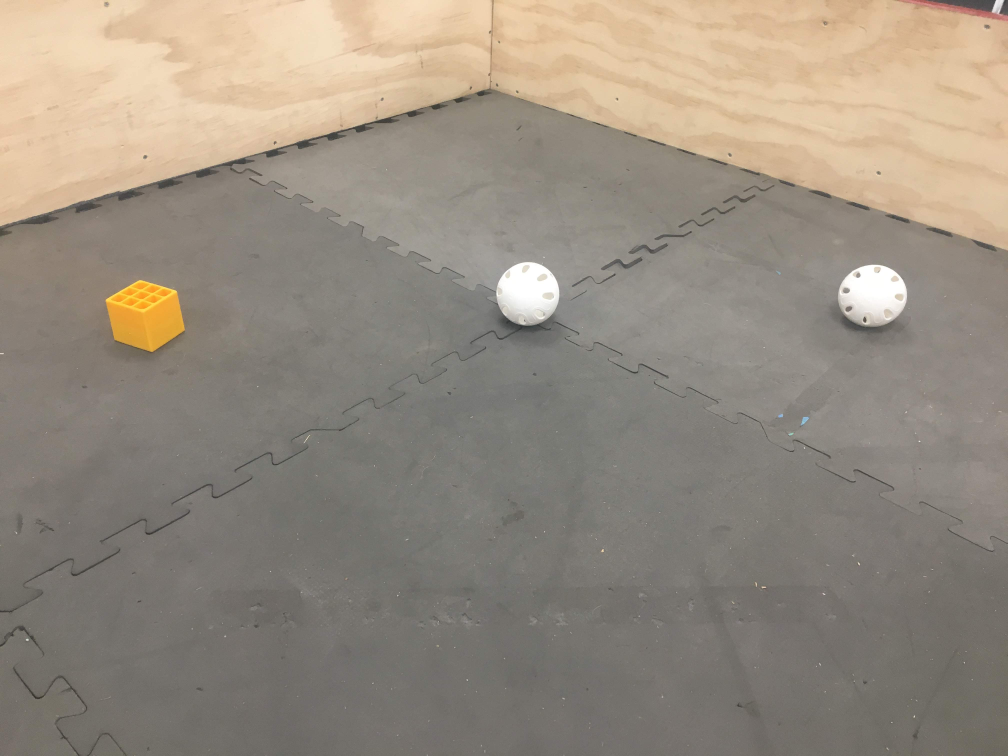
#> input picture in/leftgold.JPG, 4032 x 3024 px (shown at 1/4 size); its folder holds only this picture in this run
$ python test.py
#> lines starting #> are read from the running program, lines starting #| are printed output that depends on the picture; after the words box and inside, x2 and y2 are one past the last pixel; in counts of white or black regions, pixels touching at a corner belong together; long printed decimals are rounded
import cv2
import os
import numpy as np
import math
from enum import Enum

yellow_min = np.array([15, 150, 0], np.uint8)
yellow_max = np.array([30, 255, 255], np.uint8)
kernel_size = 5
kernel = np.ones((kernel_size, kernel_size))


class GoldLocation(Enum):

    LEFT = True
    CENTER = True
    RIGHT = True


files = os.listdir("./in")

for file in files:
    file = "./in/" + file
    photo = cv2.imread(file)
#> photo is the input picture: shape (3024, 4032, 3); mean B, G, R 127.9, 140.5, 150.3
    photo = cv2.resize(photo, (400, 300))
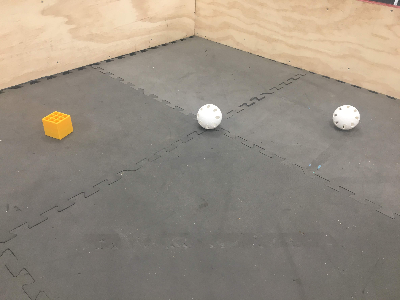
#> photo: shape (300, 400, 3); mean B, G, R 127.8, 140.4, 150.2
    img = cv2.GaussianBlur(photo, (5, 5), 0)
    img = cv2.cvtColor(img, cv2.COLOR_BGR2HSV)
#> img: shape (300, 400, 3); mean H, S, V 18.5, 32.3, 150.3

    img = cv2.inRange(img, yellow_min, yellow_max)
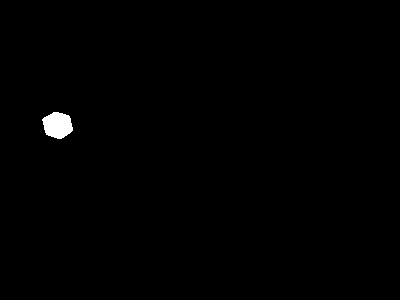
#> img: shape (300, 400); 0.52% white; 1 white region, box (x1, y1, x2, y2) and area: (42, 112, 73, 139) 622

    img = cv2.morphologyEx(img, cv2.MORPH_CLOSE, kernel)
    img = cv2.morphologyEx(img, cv2.MORPH_OPEN, kernel)
#> img: shape (300, 400); 0.51% white; 1 white region

    contours, hierarchy = cv2.findContours(img, cv2.RETR_TREE, cv2.CHAIN_APPROX_SIMPLE)
#> contours = 1 contour; box (x1, y1, x2, y2) and area: (43, 112, 72, 139) 574
    cv2.drawContours(photo, contours, -1, (255, 0, 0), 5)
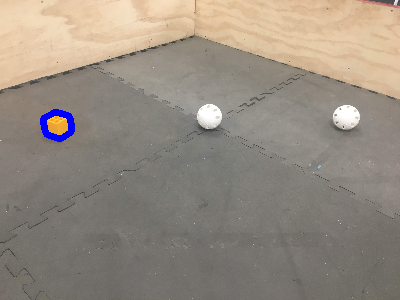
#> photo: shape (300, 400, 3); 0.48% of pixels changed, all inside (x1, y1, x2, y2) = (40, 109, 75, 142)

    def score(ellipse):
        _, (major, minor), _ = ellipse
        return (major/2 * minor/2) * math.pi

    ellipsis = [cv2.fitEllipse(contour) for contour in contours]
#> ellipsis = [((57.27, 124.8), (25.43, 29.53), 94.93)]
    center, _, _ = max(ellipsis, key=score)
#> center = (57.27, 124.8)
    print(center)
#| (57.273, 124.799)

    if (0, _) <= center <= (151, _):
        location = GoldLocation.LEFT
        print('Left')
    elif (151, _) <= center <= (275, _):
        location = GoldLocation.CENTER
        print('Center')
    else:
        location = GoldLocation.RIGHT
        print('Right')

    cv2.imshow('photo', photo)
    cv2.waitKey(0)
    cv2.destroyAllWindows()

$ run again, on in/middlegold.JPG
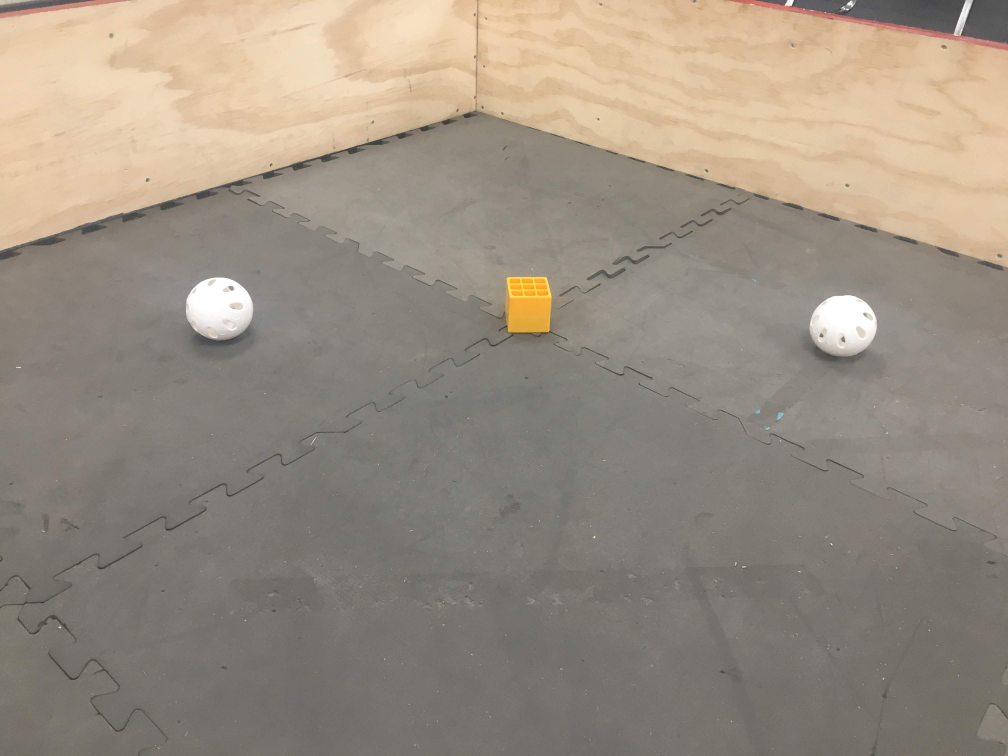
#> input picture in/middlegold.JPG, 4032 x 3024 px (shown at 1/4 size)
#> photo is the input picture: shape (3024, 4032, 3); mean B, G, R 129.8, 142.6, 153
#> `img = cv2.inRange(img, yellow_min, yellow_max)`:
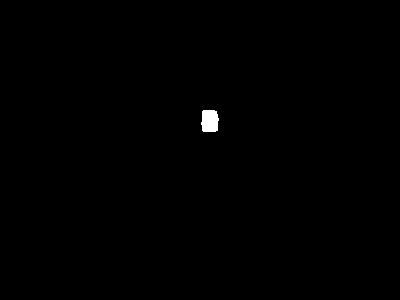
#> img: shape (300, 400); 0.29% white; 1 white region, box (x1, y1, x2, y2) and area: (201, 110, 219, 132) 348
#> contours = 1 contour; box (x1, y1, x2, y2) and area: (202, 110, 218, 132) 308
#> `cv2.drawContours(photo, contours, -1, (255, 0, 0), 5)`:
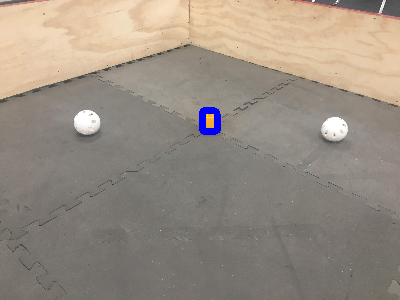
#> photo: shape (300, 400, 3); mean B, G, R 130.4, 142, 152.2
#> ellipsis = [((208.9, 120.8), (20.19, 25.93), 174.9)]
#> center = (208.9, 120.8)
#| (208.873, 120.830)
